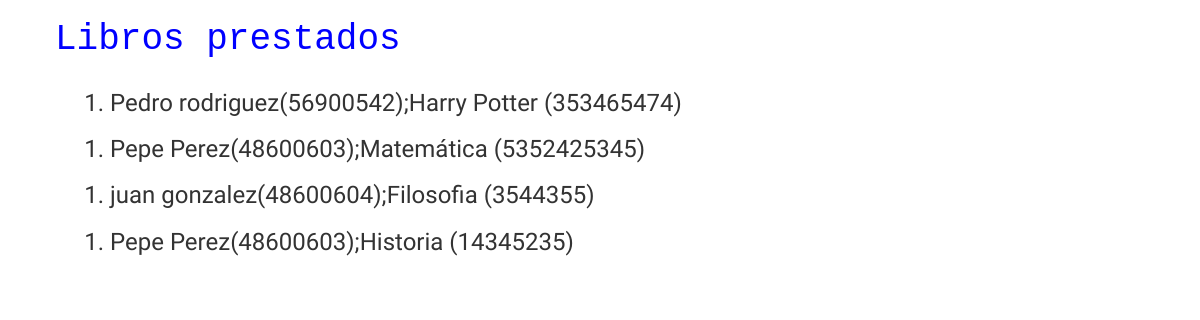
Screenshot of /libros_prestados/ with the database file from the repository.
### lib/models.py (models this page shows, shortened)
class Libro(models.Model):
	titulo=models.CharField(max_length=255)
	isbn=models.CharField(max_length=13)
	prestamo=models.DateTimeField(blank=True,null=True)
	devolucion=models.DateField(blank=True,null=True)
	cliente=models.ForeignKey("Cliente",null=True,blank=True,default=None)
	def __str__(self):
		return "{} ({})".format(self.titulo,self.isbn)

class Cliente(models.Model):
	nombre=models.CharField(max_length=50)
	apellido=models.CharField(max_length=50)
	cedula=models.CharField(max_length=8,unique=True)
	telefono=models.CharField(max_length=20,unique=True)
	email=models.EmailField(unique=True,null=True,blank=True)

### lib/views.py (the view)
# urls.py: url(r'^libros_prestados/',views.libros_prestados,name="libros_prestados"),
def libros_prestados(request):
	libros=Libro.objects.filter(cliente__isnull=False).order_by("devolucion")
	return render(request,'lib/libros_prestados.html', {'libros': libros})

### lib/templates/lib/libros_prestados.html (shortened to what this page needs)
<!DOCTYPE html>
{% load staticfiles %}
<html>
    <head>
	<link rel="stylesheet" href="//maxcdn.bootstrapcdn.com/bootstrap/3.2.0/css/bootstrap.min.css">
	<link rel="stylesheet" href="//maxcdn.bootstrapcdn.com/bootstrap/3.2.0/css/bootstrap-theme.min.css">
	<link rel="stylesheet" href="{% static 'css/libros.css' %}">
    <h1>Libros prestados</h1>
    </head>
    <body>
    <div class="content container">
        <div class="row">
            <div class="col-md-8">
            {% for libro in libros %}
            <h3><ol><li>{{libro.cliente.nombre}} {{libro.cliente.apellido}}({{libro.cliente.cedula}});{{libro}}</li></ol></h3>
            {% endfor %}
            </div>
        </div>
    </div>
    </body>
</html>

### rows the page displays
Libro: cliente.nombre "Pedro", cliente.apellido "rodriguez", cliente.cedula "56900542", titulo+isbn "Harry Potter (353465474)"
Libro: cliente.nombre "Pepe", cliente.apellido "Perez", cliente.cedula "48600603", titulo+isbn "Matemática (5352425345)"
Libro: cliente.nombre "juan", cliente.apellido "gonzalez", cliente.cedula "48600604", titulo+isbn "Filosofia (3544355)"
Libro: cliente.nombre "Pepe", cliente.apellido "Perez", cliente.cedula "48600603", titulo+isbn "Historia (14345235)"
